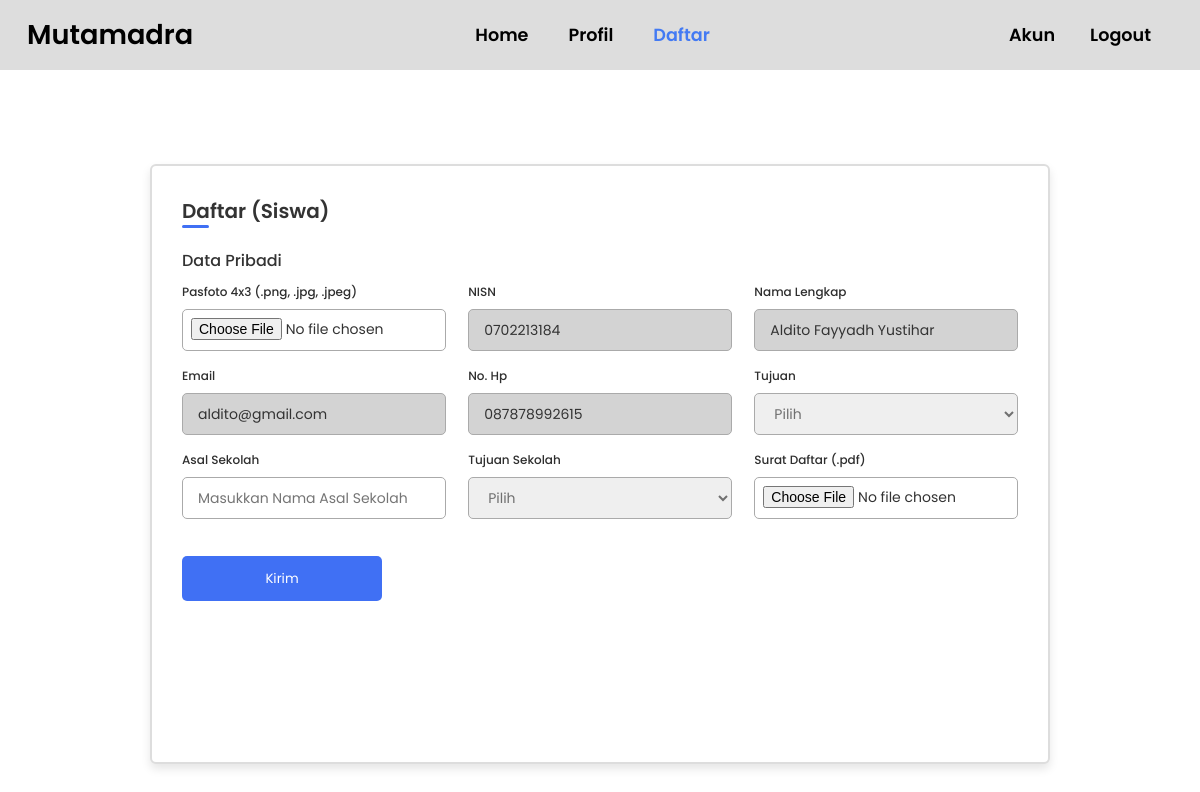
Page /siswa/daftar-siswa.php (signed in) on the committed database.
### tables this page shows
CREATE TABLE `siswa` (
  `id` int(11) NOT NULL,
  `id_sekolah` int(11) DEFAULT NULL,
  `nisn` varchar(10) NOT NULL,
  `nama_siswa` varchar(100) DEFAULT NULL,
  `tmpt_lahir` varchar(50) DEFAULT NULL,
  `tgl_lahir` date DEFAULT NULL,
  `no_hp` varchar(20) DEFAULT NULL,
  `gender` enum('Laki-laki','Perempuan') DEFAULT NULL,
  `alamat` varchar(250) DEFAULT NULL,
  `email_siswa` varchar(100) NOT NULL,
  `password_siswa` varchar(10) NOT NULL
);

### siswa/daftar-siswa.php (the view, shortened to what this page needs)
<?php
  require_once "../config/config.php";
  if(isset($_SESSION['nisnSiswa'])  && isset($_SESSION['idSiswa'])) {
    $id = $_SESSION['idSiswa'];
?>
<html lang="en">
    <head>
        <link href="https://cdn.jsdelivr.net/npm/remixicon@3.5.0/fonts/remixicon.css" rel="stylesheet">
        <link rel="stylesheet" href="https://unpkg.com/boxicons@latest/css/boxicons.min.css">
        <link rel="stylesheet" href="https://unicons.iconscout.com/release/v4.0.0/css/line.css">
        <link rel="stylesheet" type="text/css" href="assets/css/style-form.css">
    </head>
    <body>
        <header>
            <a href="home.php" class="logo">
                <i class="ri-home-7-fill"></i><span>Mutamadra</span>
            </a>
            <ul class="navbar">
                <li><a href="home.php">Home</a></li>
                <li><a href="profil.php">Profil</a></li>
                <li><a href="daftar-siswa.php" class="active">Daftar</a></li>
            </ul>
            <div class="main">
                <a href="akun.php" class="user"><i class="ri-user-fill"></i>Akun</a>
                <a href="../auth/Login-Siswa/logout.php" class="user">Logout</a>
            </div>
        </header>
        <?php
            $queryUtama = mysqli_query($con, "SELECT * FROM daftar_siswa WHERE id_siswa = '$id'");
            $utama = mysqli_fetch_array($queryUtama);
            if(!isset($utama['id_siswa']) || $utama['id_siswa'] != $id){
                $querySiswa = mysqli_query($con, "SELECT * FROM siswa WHERE id = '$id'");
                $siswa = mysqli_fetch_array($querySiswa);
                if(!empty($siswa['nama_siswa']) && !empty($siswa['nisn']) && !empty($siswa['email_siswa']) && !empty($siswa['no_hp'])){
        ?>
                    <div class="container">
                        <h3>Daftar (Siswa)</h3>
                        <form method="POST" action="" enctype="multipart/form-data">
                            <div class="form first">
                                <div class="details personal">
                                    <span class="title">Data Pribadi</span>
                                    <div class="fields">
                                        <div class="input-field">
                                            <label for="pas_foto">Pasfoto 4x3 (.png, .jpg, .jpeg)</label>
                                            <input type="file" id="pas_foto" accept=".png, .jpg, .jpeg" name="pas_foto" onchange="tampilkanFoto(event)" required>
                                        </div>
                                        <div class="input-field">
                                            <label for="nisn">NISN</label>
                                            <input type="text" id="nisn" name="nisn" value="<?=$siswa['nisn']?>" placeholder="Masukkan nisn" required readonly>
                                        </div>
                                        <div class="input-field">
                                            <label for="nama_pendaftar">Nama Lengkap</label>
                                            <input type="text" id="nama_pendaftar" name="nama_pendaftar" value="<?=$siswa['nama_siswa']?>" placeholder="Masukkan nama" required readonly>
                                        </div>
                                        <div class="input-field">
                                            <label for="email_pendaftar">Email</label>
                                            <input type="email" id="email_pendaftar" name="email_pendaftar" value="<?=$siswa['email_siswa']?>" placeholder="Masukkan Email" required readonly>
                                        </div>
                                        <div class="input-field">
                                            <label for="nohp_pendaftar">No. Hp</label>
                                            <input type="text" id="nohp_pendaftar" name="nohp_pendaftar" value="<?=$siswa['no_hp']?>" placeholder="Masukkan No. Hp" required readonly>
                                        </div>
                                        <div class="input-field">
                                            <label for="tujuan">Tujuan</label>
                                            <?php
                                                echo "<select class=\"form-select\" id=\"tujuan\" name=\"tujuan\" required>
                                                    <option value=\"\" disabled selected style=\"display:none;\">Pilih</option>";
                                                echo "</select>";
                                            ?>
                                        </div>
                                        <div class="input-field">
                                            <label for="asal_sekolah">Asal Sekolah</label>
                                            <input type="text" id="asal_sekolah" name="asal_sekolah" placeholder="Masukkan Nama Asal Sekolah" required>
                                        </div>
                                        <div class="input-field">
                                            <label for="tujuan_sekolah">Tujuan Sekolah</label>
                                            <select class="form-select" id="tujuan_sekolah" name="tujuan_sekolah" required>
                                                <option disabled selected style="display: none;">Pilih</option>
                                            </select>
                                        </div>
                                        <div class="input-field">
                                            <label for="surat_daftar">Surat Daftar (.pdf)</label>
                                            <input type="file" id="surat_daftar" name="surat_daftar" accept=".pdf" required>
                                        </div>
                                        <input type="submit" class="submit" name="kirim" value="Kirim">
                                    </div>
                                </div>
                            </div>
                        </form>
                    </div>
        <?php
                } else{
        ?>
                    <div class="not-complited">
                        <p>Lengkapi Terlebih Dahulu <a href="akun.php">Biodata</a> Kamu</p>
                    </div>
        <?php
                }
            }
        ?>
    </body>
</html>
<?php
  } else{
      echo "<script>window.location='../auth/Login-Siswa/login.php';</script>";
  }
?>

### siswa/assets/css/style-form.css (style rules this page uses)
:root { --white: #fff; --black: #000000; --bg: #383838; --brown: #dddddd; --filter: #eeeeee; --first: rgb(88, 185, 50); --second: rgb(6, 80, 241); --hover-first: rgb(112, 252, 57); --hover-second: rgb(67, 122, 243); }
* { padding: 0; margin: 0; box-sizing: border-box; font-family: 'Poppins', sans-serif; text-decoration: none; list-style: none; }
body { color: var(--white); display: flex; align-items: center; justify-content: center; }
header { position: fixed; width: 100%; top: 0; right: 0; z-index: 1000; display: flex; align-items: center; justify-content: space-between; background: var(--brown); padding: 15px 12%; transition: all .50s ease; }
.logo { display: flex; align-items: center; transition: all .50s ease; }
.logo span { color: var(--black); font-size: 1.7rem; font-weight: 600; }
.navbar { display: flex; }
.navbar a { color: var(--black); font-size: 1.1rem; font-weight: 600; padding: 5px 0; margin: 0 30px; transition: all .50s ease; }
.navbar a.active { color: var(--hover-second); }
.main { display: flex; align-items: center; }
.main a { margin-right: 25px; margin-left: 10px; color: var(--black); font-size: 1.1rem; font-weight: 600; transition: all.50s ease; }
.user { display: flex; align-items: center; }
@media (max-width: 1280px) { header { padding: 14px 2%; transition: .2s; } }
@media (max-width: 1280px) { .navbar a { padding: 5px 0; margin: 0px 20px; } }
.container { top: 4rem; position: relative; max-width: 900px; width: 100%; border-radius: 6px; padding: 30px; margin: 0 15px; background-color: var(--white); border: 2px solid var(--brown); box-shadow: 0 5px 10px rgba(0,0,0,0.1); }
.container h3 { position: relative; font-size: 20px; font-weight: 600; color: #333; }
.container h3::before { content: ""; position: absolute; left: 0; bottom: -2px; height: 3px; width: 27px; border-radius: 8px; background-color: #4070f4; }
.container form { position: relative; margin-top: 16px; min-height: 490px; background-color: #fff; overflow: hidden; }
.container form .form { position: absolute; background-color: #fff; transition: 0.3s ease; }
.container form .title { display: block; margin-bottom: 8px; font-size: 16px; font-weight: 500; margin: 6px 0; color: #333; }
.container form .fields { display: flex; align-items: center; justify-content: space-between; flex-wrap: wrap; }
form .fields .input-field { display: flex; width: calc(100% / 3 - 15px); flex-direction: column; margin: 4px 0; }
.input-field label { font-size: 12px; font-weight: 500; color: #2e2e2e; }
.input-field input[type="file"] { width: 100%; padding: 8px; box-sizing: border-box; }
.input-field input, select { outline: none; font-size: 14px; font-weight: 400; color: #333; border-radius: 5px; border: 1px solid #aaa; padding: 0 15px; height: 42px; margin: 8px 0; }
.input-field select, .input-field input[type="date"] { color: #707070; }
.container form .submit, .backBtn { display: flex; align-items: center; justify-content: center; height: 45px; max-width: 200px; width: 100%; border: none; outline: none; color: #fff; border-radius: 5px; margin: 25px 0; background-color: #4070f4; transition: all 0.3s linear; cursor: pointer; }
body { margin: 0; padding: 0; min-height: 100vh; display: flex; flex-direction: column; }
input[type="text"]:read-only { background-color: lightgray; }
input[type="email"]:read-only { background-color: lightgray; }

### rows in the picture
siswa: nisn "0702213184", nama_pendaftar "Aldito Fayyadh Yustihar", email_pendaftar "aldito@gmail.com", nohp_pendaftar "087878992615"
